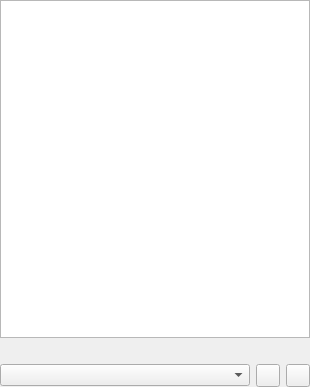
<?xml version="1.0" encoding="UTF-8"?>
<ui version="4.0">
 <class>StreamsPage</class>
 <widget class="QWidget" name="StreamsPage">
  <property name="geometry">
   <rect>
    <x>0</x>
    <y>0</y>
    <width>310</width>
    <height>387</height>
   </rect>
  </property>
  <property name="windowTitle">
   <string>Form</string>
  </property>
  <layout class="QGridLayout" name="gridLayout">
   <property name="margin">
    <number>0</number>
   </property>
   <item row="0" column="0" colspan="3">
    <widget class="ItemView" name="view"/>
   </item>
   <item row="1" column="0" colspan="3">
    <layout class="QHBoxLayout" name="horizontalLayout">
     <item>
      <widget class="QLabel" name="infoIcon"/>
     </item>
     <item>
      <widget class="SqueezedTextLabel" name="infoLabel">
       <property name="sizePolicy">
        <sizepolicy hsizetype="MinimumExpanding" vsizetype="Preferred">
         <horstretch>0</horstretch>
         <verstretch>0</verstretch>
        </sizepolicy>
       </property>
      </widget>
     </item>
    </layout>
   </item>
   <item row="2" column="0">
    <widget class="GenreCombo" name="genreCombo"/>
   </item>
   <item row="2" column="1">
    <widget class="MenuButton" name="menuButton"/>
   </item>
   <item row="2" column="2">
    <widget class="ToolButton" name="replacePlayQueue"/>
   </item>
  </layout>
 </widget>
 <customwidgets>
  <customwidget>
   <class>ItemView</class>
   <extends>QTreeView</extends>
   <header>itemview.h</header>
  </customwidget>
  <customwidget>
   <class>GenreCombo</class>
   <extends>QComboBox</extends>
   <header>genrecombo.h</header>
  </customwidget>
  <customwidget>
   <class>SqueezedTextLabel</class>
   <extends>QLabel</extends>
   <header>squeezedtextlabel.h</header>
  </customwidget>
  <customwidget>
   <class>MenuButton</class>
   <extends>QToolButton</extends>
   <header>menubutton.h</header>
  </customwidget>
  <customwidget>
   <class>ToolButton</class>
   <extends>QToolButton</extends>
   <header>toolbutton.h</header>
  </customwidget>
 </customwidgets>
 <resources/>
 <connections/>
</ui>
